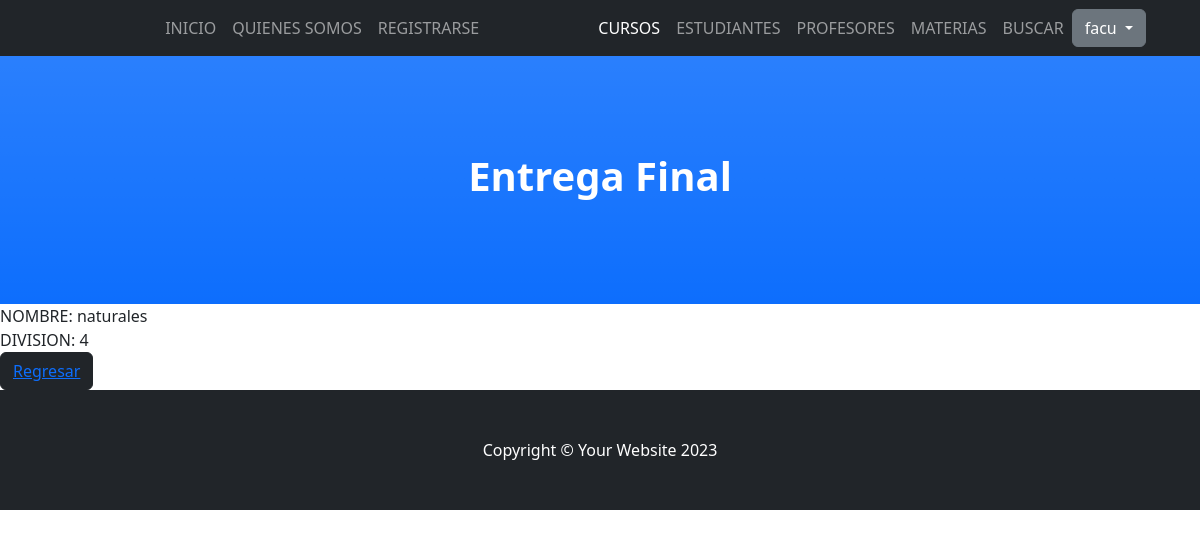
The page /AppColegio/curso-detail/4/ (signed in) on the database as committed earlier.
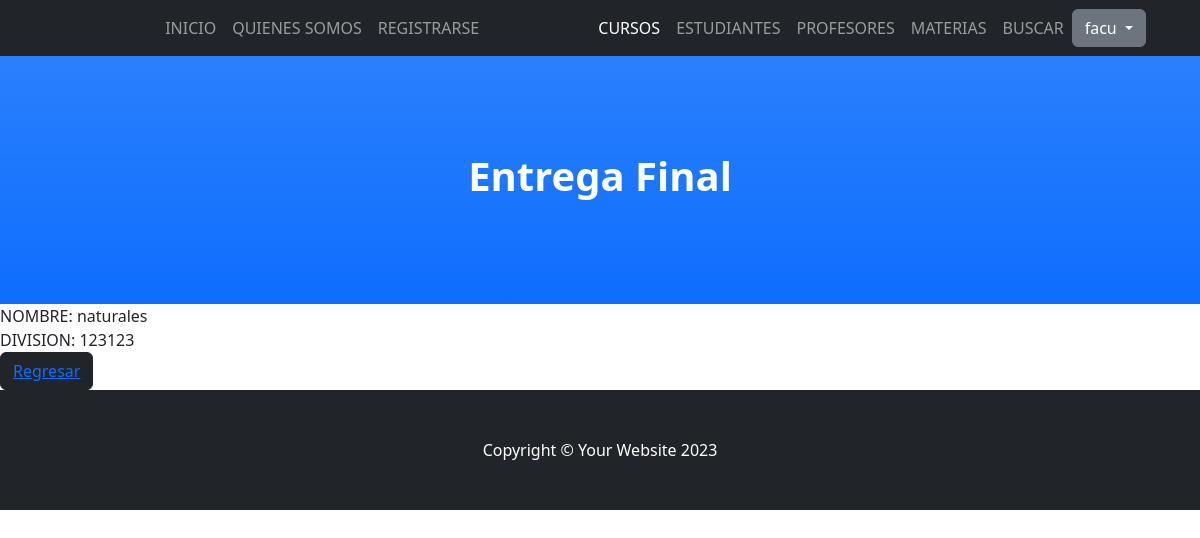
The same page on the database as committed later.
### appcolegio/models.py (models this page shows, shortened)
class curso(models.Model):
    nombre = models.CharField(max_length=40)
    division = models.IntegerField()

### appcolegio/views.py (the view)
# urls.py: path('curso-detail/<int:pk>/', views.cursodetalle.as_view(), name="crusoDetalle"),
class cursodetalle(LoginRequiredMixin, DetailView):
    model = curso
    template_name = "appcolegio/curso_detalle.html"

### appcolegio/templates/appcolegio/curso_detalle.html
{% extends 'appcolegio/padre.html' %}
{% load static %}
{% block contenidoQueCambia %}
NOMBRE: {{ curso.nombre }}<br>
DIVISION: {{ curso.division }}<br>
<button type="button" class="btn btn-dark"><a href="{% url 'cursoLista' %}">Regresar</a></button>
{% endblock contenidoQueCambia %}

Rows that differ between the two databases and show on the page:
changed curso "naturales": division "4" → "123123"
